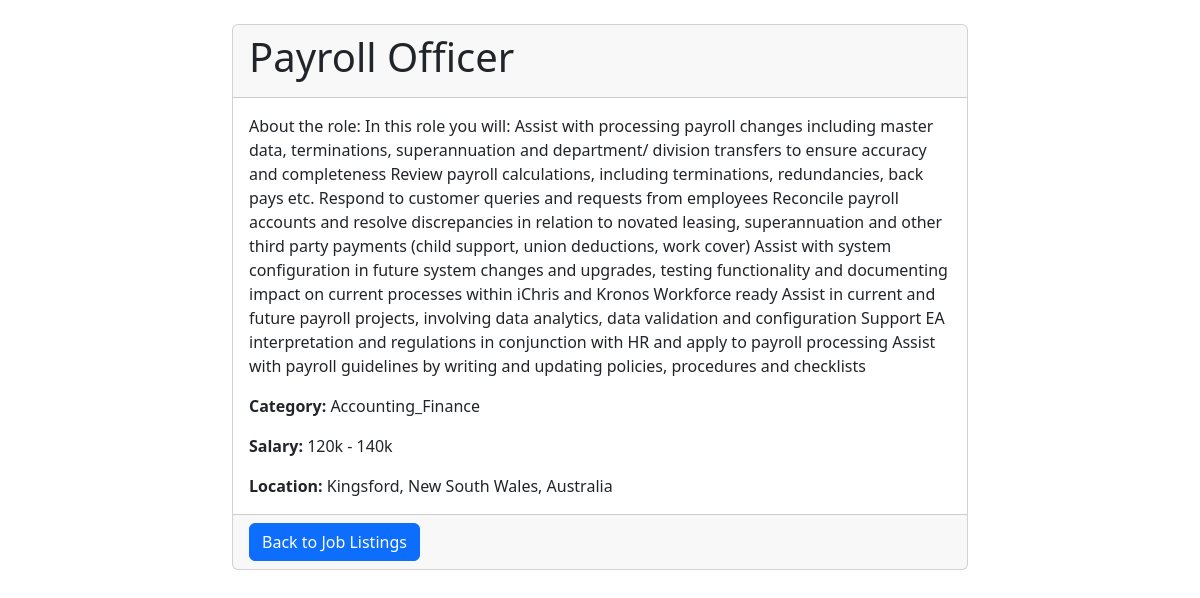
The page /job/4 on the database its author committed.
### models.py (models this page shows, shortened)
class Job(db.Model):
    id = db.Column(db.Integer, primary_key=True)
    title = db.Column(db.String(100), nullable=False)
    description = db.Column(db.Text, nullable=False)
    category = db.Column(db.String(50), nullable=False)
    salary = db.Column(db.String(50), nullable=False)
    location = db.Column(db.String(100), nullable=True)
    company = db.Column(db.String(50), nullable=True)

### app.py (the view)
@app.route('/job/<int:job_id>')
def job_detail(job_id):
    job = Job.query.get(job_id)
    return render_template('job_detail.html', job=job)

### templates/job_detail.html (shortened to what this page needs)
<!DOCTYPE html>
<html>
<head>
    <link href="https://cdn.jsdelivr.net/npm/bootstrap@5.3.0/dist/css/bootstrap.min.css" rel="stylesheet">
</head>
<body>
    <div class="container mt-4">
        <div class="row">
            <div class="col-md-8 offset-md-2">
                <div class="card">
                    <div class="card-header">
                        <h1 class="card-title">{{ job.title }}</h1>
                    </div>
                    <div class="card-body">
                        <p class="card-text">{{ job.description }}</p>
                        <p class="card-text"><strong>Category:</strong> {{ job.category }}</p>
                        <p class="card-text"><strong>Salary:</strong> {{ job.salary }}</p>
                        <p class="card-text"><strong>Location:</strong> {{ job.location }}</p>
                    </div>
                    <div class="card-footer text-muted">
                        <a href="{{ url_for('index') }}" class="btn btn-primary">Back to Job Listings</a>
                    </div>
                </div>
            </div>
        </div>
    </div>
</body>
</html>

### rows shown on the page
Job: title "Payroll Officer", description "About the role: In this role you will: Assist with processing payroll changes including master data, terminations, superannuation and department/ division transfers to ensure accuracy and completeness Review payroll calculations, including terminations, redundancies, back pays etc. Respond to customer queries and requests from employees Reconcile payroll accounts and resolve discrepancies in relation to novated leasing, superannuation and other third party payments (child support, union deductions, work cover) Assist with system configuration in future system changes and upgrades, testing functionality and documenting impact on current processes within iChris and Kronos Workforce ready…", category "Accounting_Finance", salary "120k - 140k", location "Kingsford, New South Wales, Australia"
